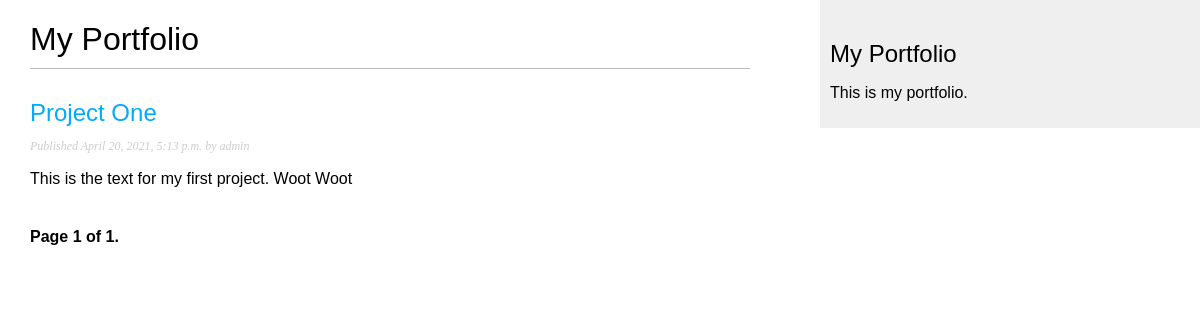
/portfolio/, run on an earlier commit of the app's database.
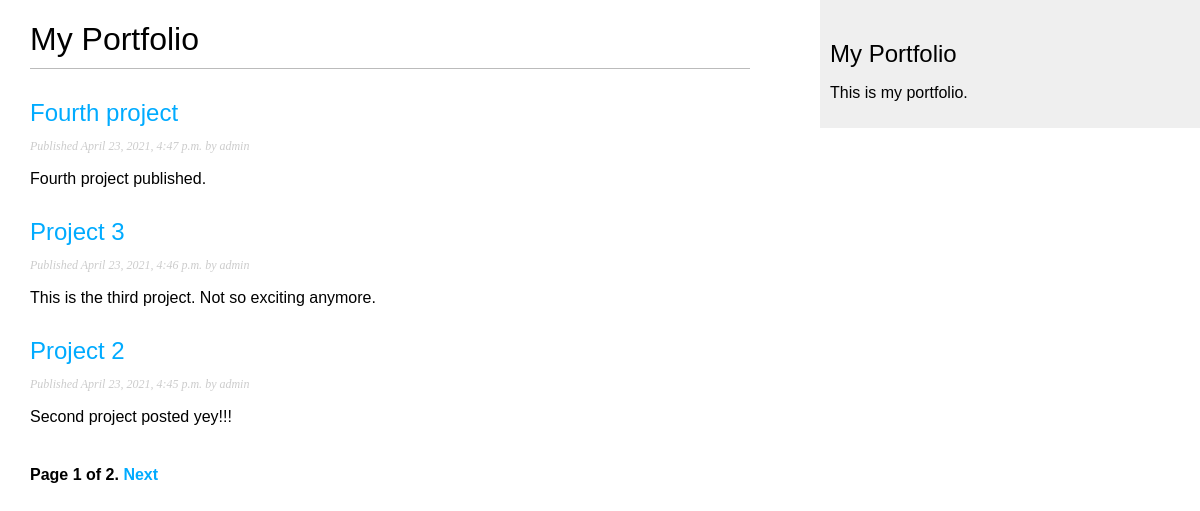
And on a later commit of the database.
### portfolio/models.py (models this page shows, shortened)
class Project(models.Model):
    STATUS_CHOICES = (
        ('draft', 'Draft'),
        ('published', 'Published'),
    )
    title = models.CharField(max_length=250)
    slug = models.SlugField(max_length=250,
                            unique_for_date='publish')
    author = models.ForeignKey(User,
                               on_delete=models.CASCADE,
                               related_name='portfolio_projects')
    body = models.TextField()
    image1 = models.CharField(max_length=250)
    image2 = models.CharField(max_length=250)
    image3 = models.CharField(max_length=250)
    publish = models.DateTimeField(default=timezone.now)
    created = models.DateTimeField(auto_now_add=True)
    updated = models.DateTimeField(auto_now=True)
    status = models.CharField(max_length=10,
                              choices=STATUS_CHOICES,
                              default='draft')
    objects = models.Manager()  # The default manager
    published = PublishedManager()  # Our custom manager
    class Meta:
        ordering = ('-publish',)
    def get_absolute_url(self):
        return reverse('portfolio:project_detail',
                       args=[self.publish.year,
                             self.publish.month,
                             self.publish.day, self.slug])

### portfolio/views.py (the view)
# urls.py: path('', views.project_list, name='project_list'),
def project_list(request):
    object_list = Project.published.all()
    paginator = Paginator(object_list, 3)  # 3 projects in each page
    page = request.GET.get('page')
    try:
        projects = paginator.page(page)
    except PageNotAnInteger:
        projects = paginator.page(1)
    except EmptyPage:
        projects = paginator.page(paginator.num_pages)
    return render(request,
                  'portfolio/project/list.html',
                  {'page': page,
                   'projects': projects})

### portfolio/models.py (called while the page is built)
    def get_queryset(self):
        return super(PublishedManager,
                     self).get_queryset()\
                     .filter(status='published')

### portfolio/templates/portfolio/project/list.html (shortened to what this page needs)
{% extends "portfolio/base.html" %}
{% block content %}
    <h1>My Portfolio</h1>
    {% for project in projects %}
        <h2>
            <a href="{{ project.get_absolute_url }}">
                {{ project.title }}
            </a>
        </h2>
        <p class="date">
            Published {{ project.publish }} by {{ project.author }}
        </p>
        {{ project.body|truncatewords:30|linebreaks }}
    {% endfor %}
    {% include "pagination.html" with page=projects %}
{% endblock %}

### portfolio/templates/portfolio/base.html (shortened to what this page needs)
{% load static %}
<!DOCTYPE html>
<html lang="en">
<head>
    <link href="{% static 'css/portfolio.css' %}" rel="stylesheet">
</head>
<body>
    <div id="content">
        {% block content %}
        {% endblock %}
    </div>
    <div id="sidebar">
        <h2>My Portfolio</h2>
        <p>This is my portfolio.</p>
    </div>
</body>
</html>

### portfolio/templates/pagination.html (shortened to what this page needs)
<div class="pagination">
    <span class="step-links">
        <span class="current">
            Page {{ page.number }} of {{ page.paginator.num_pages }}.
        </span>
        {% if page.has_next %}
            <a href="?page={{ page.next_page_number }}">Next</a>
        {% endif %}
    </span>
</div>

### portfolio/static/css/portfolio.css (style rules this page uses)
body { margin:0; padding:0; font-family:helvetica, sans-serif; }
a { color:#00abff; text-decoration:none; }
h1 { font-weight:normal; border-bottom:1px solid #bbb; padding:0 0 10px 0; }
h2 { font-weight:normal; margin:30px 0 0; }
#content { float:left; width:60%; padding:0 0 0 30px; }
#sidebar { float:right; width:30%; padding:10px; background:#efefef; height:100%; }
p.date { color:#ccc; font-family: georgia, serif; font-size: 12px; font-style: italic; }
.pagination { margin:40px 0; font-weight:bold; }

What changed in the data, as far as the page shows it:
no longer on this page (row edited): Project: title "Project One", publish "April 20, 2021, 5:13 p.m.", author "admin", body "This is the text for my first project. Woot Woot"
added Project: title "Fourth project", publish "April 23, 2021, 4:47 p.m.", author "admin", body "Fourth project published."
added Project: title "Project 3", publish "April 23, 2021, 4:46 p.m.", author "admin", body "This is the third project. Not so exciting anymore."
added Project: title "Project 2", publish "April 23, 2021, 4:45 p.m.", author "admin", body "Second project posted yey!!!"
Also different on the page:
{{ page.paginator.num_pages }}: "1" → "2"
text now shown: "Next"
